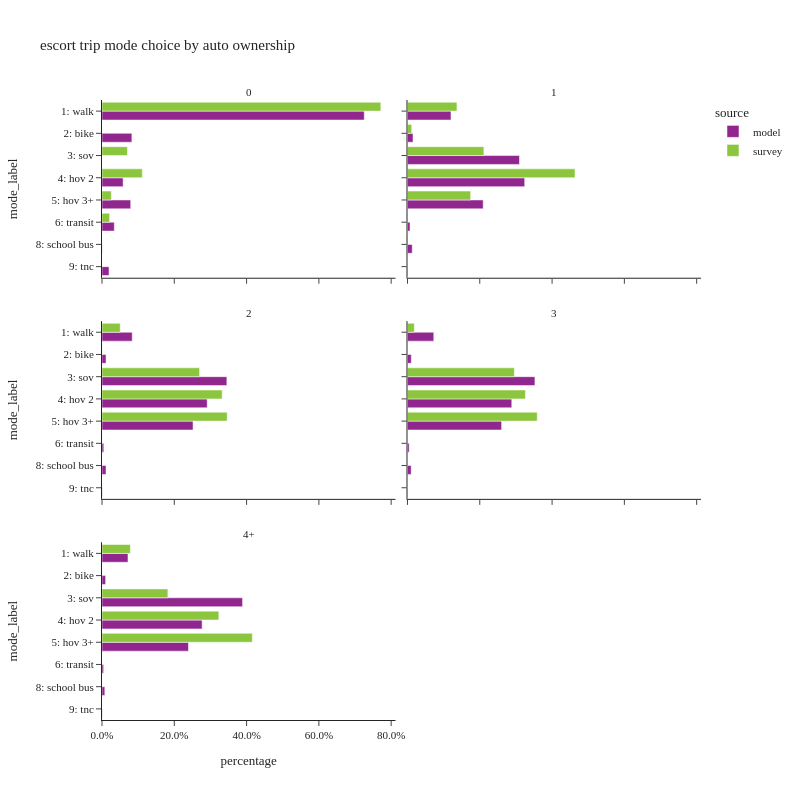

Notebook code cell kept with this figure:
### Code cell
plot_mode_choice(es_trip.loc[es_trip['hhvehs_4+']!="-1"],
                 "hhvehs_4+",
                 {"hhvehs_4+":["0","1","2","3","4+"],
                  "mode_label":util.mode_cat.values()},
                 "auto ownership",2,800)

### Figure 1 — Plotly figure (JSON) as saved in the notebook; plotly's stock layout.template omitted (floating-point values rounded to 4 significant figures)
{"data": [{"alignmentgroup": "True", "customdata": [[29172], [3323], [2350], [3192], [1367], [21], [781]], "hovertemplate": "source=model<br>hhvehs_4+=0<br>percentage=%{x}<br>mode_label=%{y}<br>sample count=%{customdata[0]}<extra></extra>", "legendgroup": "model", "marker": {"color": "#91268F", "pattern": {"shape": ""}}, "name": "model", "offsetgroup": "model", "orientation": "h", "showlegend": true, "textposition": "auto", "type": "bar", "x": [0.7256, 0.08265, 0.05845, 0.07939, 0.034, 0.0005223, 0.01942], "xaxis": "x5", "y": ["1: walk", "2: bike", "4: hov 2", "5: hov 3+", "6: transit", "8: school bus", "9: tnc"], "yaxis": "y5"}, {"alignmentgroup": "True", "customdata": [[13], [2], [2], [1], [1]], "hovertemplate": "source=survey<br>hhvehs_4+=0<br>percentage=%{x}<br>mode_label=%{y}<br>sample count=%{customdata[0]}<extra></extra>", "legendgroup": "survey", "marker": {"color": "#8CC63E", "pattern": {"shape": ""}}, "name": "survey", "offsetgroup": "survey", "orientation": "h", "showlegend": true, "textposition": "auto", "type": "bar", "x": [0.7714, 0.07031, 0.1115, 0.02576, 0.02098], "xaxis": "x5", "y": ["1: walk", "3: sov", "4: hov 2", "5: hov 3+", "6: transit"], "yaxis": "y5"}, {"alignmentgroup": "True", "customdata": [[37987], [4807], [97770], [102359], [66098], [2198], [4130], [293]], "hovertemplate": "source=model<br>hhvehs_4+=1<br>percentage=%{x}<br>mode_label=%{y}<br>sample count=%{customdata[0]}<extra></extra>", "legendgroup": "model", "marker": {"color": "#91268F", "pattern": {"shape": ""}}, "name": "model", "offsetgroup": "model", "orientation": "h", "showlegend": false, "textposition": "auto", "type": "bar", "x": [0.1203, 0.01523, 0.3097, 0.3243, 0.2094, 0.006964, 0.01308, 0.0009283], "xaxis": "x6", "y": ["1: walk", "2: bike", "3: sov", "4: hov 2", "5: hov 3+", "6: transit", "8: school bus", "9: tnc"], "yaxis": "y6"}, {"alignmentgroup": "True", "customdata": [[78], [18], [131], [176], [112], [2], [3]], "hovertemplate": "source=survey<br>hhvehs_4+=1<br>percentage=%{x}<br>mode_label=%{y}<br>sample count=%{customdata[0]}<extra></extra>", "legendgroup": "survey", "marker": {"color": "#8CC63E", "pattern": {"shape": ""}}, "name": "survey", "offsetgroup": "survey", "orientation": "h", "showlegend": false, "textposition": "auto", "type": "bar", "x": [0.1368, 0.01169, 0.2114, 0.4634, 0.1748, 0.0006907, 0.001194], "xaxis": "x6", "y": ["1: walk", "2: bike", "3: sov", "4: hov 2", "5: hov 3+", "6: transit", "8: school bus"], "yaxis": "y6"}, {"alignmentgroup": "True", "customdata": [[60721], [8082], [250865], [211334], [182947], [3611], [8053], [615]], "hovertemplate": "source=model<br>hhvehs_4+=2<br>percentage=%{x}<br>mode_label=%{y}<br>sample count=%{customdata[0]}<extra></extra>", "legendgroup": "model", "marker": {"color": "#91268F", "pattern": {"shape": ""}}, "name": "model", "offsetgroup": "model", "orientation": "h", "showlegend": false, "textposition": "auto", "type": "bar", "x": [0.08361, 0.01113, 0.3454, 0.291, 0.2519, 0.004972, 0.01109, 0.0008468], "xaxis": "x3", "y": ["1: walk", "2: bike", "3: sov", "4: hov 2", "5: hov 3+", "6: transit", "8: school bus", "9: tnc"], "yaxis": "y3"}, {"alignmentgroup": "True", "customdata": [[40], [6], [161], [271], [238], [2]], "hovertemplate": "source=survey<br>hhvehs_4+=2<br>percentage=%{x}<br>mode_label=%{y}<br>sample count=%{customdata[0]}<extra></extra>", "legendgroup": "survey", "marker": {"color": "#8CC63E", "pattern": {"shape": ""}}, "name": "survey", "offsetgroup": "survey", "orientation": "h", "showlegend": false, "textposition": "auto", "type": "bar", "x": [0.05047, 0.0006017, 0.2699, 0.3324, 0.3463, 0.0002907], "xaxis": "x3", "y": ["1: walk", "2: bike", "3: sov", "4: hov 2", "5: hov 3+", "6: transit"], "yaxis": "y3"}, {"alignmentgroup": "True", "customdata": [[26361], [3792], [127838], [104618], [94402], [1676], [3678], [269]], "hovertemplate": "source=model<br>hhvehs_4+=3<br>percentage=%{x}<br>mode_label=%{y}<br>sample count=%{customdata[0]}<extra></extra>", "legendgroup": "model", "marker": {"color": "#91268F", "pattern": {"shape": ""}}, "name": "model", "offsetgroup": "model", "orientation": "h", "showlegend": false, "textposition": "auto", "type": "bar", "x": [0.07269, 0.01046, 0.3525, 0.2885, 0.2603, 0.004622, 0.01014, 0.0007418], "xaxis": "x4", "y": ["1: walk", "2: bike", "3: sov", "4: hov 2", "5: hov 3+", "6: transit", "8: school bus", "9: tnc"], "yaxis": "y4"}, {"alignmentgroup": "True", "customdata": [[5], [53], [44], [46]], "hovertemplate": "source=survey<br>hhvehs_4+=3<br>percentage=%{x}<br>mode_label=%{y}<br>sample count=%{customdata[0]}<extra></extra>", "legendgroup": "survey", "marker": {"color": "#8CC63E", "pattern": {"shape": ""}}, "name": "survey", "offsetgroup": "survey", "orientation": "h", "showlegend": false, "textposition": "auto", "type": "bar", "x": [0.01895, 0.2957, 0.3264, 0.359], "xaxis": "x4", "y": ["1: walk", "3: sov", "4: hov 2", "5: hov 3+"], "yaxis": "y4"}, {"alignmentgroup": "True", "customdata": [[15897], [2215], [86062], [61312], [52927], [995], [1729], [163]], "hovertemplate": "source=model<br>hhvehs_4+=4+<br>percentage=%{x}<br>mode_label=%{y}<br>sample count=%{customdata[0]}<extra></extra>", "legendgroup": "model", "marker": {"color": "#91268F", "pattern": {"shape": ""}}, "name": "model", "offsetgroup": "model", "orientation": "h", "showlegend": false, "textposition": "auto", "type": "bar", "x": [0.07183, 0.01001, 0.3889, 0.2771, 0.2392, 0.004496, 0.007813, 0.0007366], "xaxis": "x", "y": ["1: walk", "2: bike", "3: sov", "4: hov 2", "5: hov 3+", "6: transit", "8: school bus", "9: tnc"], "yaxis": "y"}, {"alignmentgroup": "True", "customdata": [[2], [11], [17], [16]], "hovertemplate": "source=survey<br>hhvehs_4+=4+<br>percentage=%{x}<br>mode_label=%{y}<br>sample count=%{customdata[0]}<extra></extra>", "legendgroup": "survey", "marker": {"color": "#8CC63E", "pattern": {"shape": ""}}, "name": "survey", "offsetgroup": "survey", "orientation": "h", "showlegend": false, "textposition": "auto", "type": "bar", "x": [0.07858, 0.1822, 0.3233, 0.4159], "xaxis": "x", "y": ["1: walk", "3: sov", "4: hov 2", "5: hov 3+"], "yaxis": "y"}], "layout": {"annotations": [{"font": {}, "showarrow": false, "text": "4+", "x": 0.245, "xanchor": "center", "xref": "paper", "y": 0.2867, "yanchor": "bottom", "yref": "paper"}, {"font": {}, "showarrow": false, "text": "2", "x": 0.245, "xanchor": "center", "xref": "paper", "y": 0.6433, "yanchor": "bottom", "yref": "paper"}, {"font": {}, "showarrow": false, "text": "3", "x": 0.755, "xanchor": "center", "xref": "paper", "y": 0.6433, "yanchor": "bottom", "yref": "paper"}, {"font": {}, "showarrow": false, "text": "0", "x": 0.245, "xanchor": "center", "xref": "paper", "y": 1.0, "yanchor": "bottom", "yref": "paper"}, {"font": {}, "showarrow": false, "text": "1", "x": 0.755, "xanchor": "center", "xref": "paper", "y": 1.0, "yanchor": "bottom", "yref": "paper"}], "barmode": "group", "height": 800, "legend": {"title": {"text": "source"}, "tracegroupgap": 0}, "title": {"text": "escort trip mode choice by auto ownership"}, "width": 800, "xaxis": {"anchor": "y", "domain": [0, 0.49], "tickformat": ".1%", "title": {"text": "percentage"}}, "xaxis2": {"anchor": "y2", "domain": [0.51, 1], "matches": "x", "tickformat": ".1%", "title": {"text": "percentage"}}, "xaxis3": {"anchor": "y3", "domain": [0, 0.49], "matches": "x", "showticklabels": false, "tickformat": ".1%"}, "xaxis4": {"anchor": "y4", "domain": [0.51, 1], "matches": "x", "showticklabels": false, "tickformat": ".1%"}, "xaxis5": {"anchor": "y5", "domain": [0, 0.49], "matches": "x", "showticklabels": false, "tickformat": ".1%"}, "xaxis6": {"anchor": "y6", "domain": [0.51, 1], "matches": "x", "showticklabels": false, "tickformat": ".1%"}, "yaxis": {"anchor": "x", "categoryarray": ["9: tnc", "8: school bus", "6: transit", "5: hov 3+", "4: hov 2", "3: sov", "2: bike", "1: walk"], "categoryorder": "array", "domain": [0, 0.2867], "title": {"text": "mode_label"}}, "yaxis2": {"anchor": "x2", "domain": [0, 0.2867], "matches": "y", "showticklabels": false}, "yaxis3": {"anchor": "x3", "categoryarray": ["9: tnc", "8: school bus", "6: transit", "5: hov 3+", "4: hov 2", "3: sov", "2: bike", "1: walk"], "categoryorder": "array", "domain": [0.3567, 0.6433], "matches": "y", "title": {"text": "mode_label"}}, "yaxis4": {"anchor": "x4", "domain": [0.3567, 0.6433], "matches": "y", "showticklabels": false}, "yaxis5": {"anchor": "x5", "categoryarray": ["9: tnc", "8: school bus", "6: transit", "5: hov 3+", "4: hov 2", "3: sov", "2: bike", "1: walk"], "categoryorder": "array", "domain": [0.7133, 1.0], "matches": "y", "title": {"text": "mode_label"}}, "yaxis6": {"anchor": "x6", "domain": [0.7133, 1.0], "matches": "y", "showticklabels": false}}}
